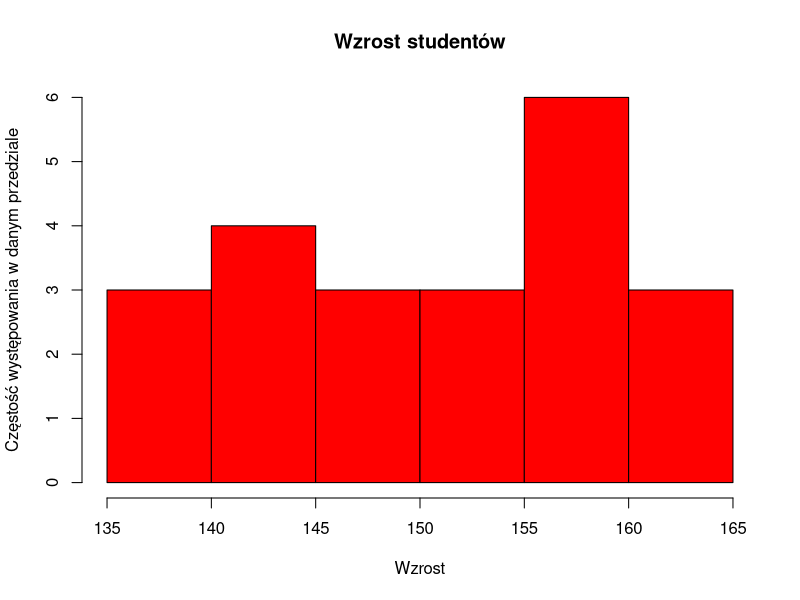

R code for this plot: (Note: this script raises an error after producing the figure.)
dane=c(138.5,138.5,140,141,141,143.5, 145,147,148.5,150,153,154,155,156.5,157,158.5,159,159,159,160.5,161, 162)
summary(dane)
n=length(dane)
##  A ##

#Wykres
hist(dane, main="Wzrost studentów", ylab="Częstość występowania w danym przedziale",xlab='Wzrost', col="red")

##  B ##
#H0: dane mają rozkład normalny
#H1: dane nie mają rozkładu normalnego
shapiro.test(dane)

# p-value = 0.02798, odrzucamy H0 na rzecz H1

##  C ##
library(boot)
N <- 5
norm=stat=numeric(N) 
for (i in 1:N){
  dane1= sample (dane , n, replace=T)
  stat[i] = var(dane1)
  norm[i]=shapiro.test(dane1)$p.value
}
norm
shapiro.test(dane1)
#p<0,05, dane nie mają rozkładu normalnego
library(boot)
N <- 100
stat  <- numeric(N) 
blad=med=sr=od=stat
for (i in 1:N){
  dane1= sample (dane , n, replace=T)
  stat[i] = var(dane1)
  sr[i] = mean(dane1)
  od[i]=sd(dane1)
  med[i]=median(dane1)
  blad[i]=od[i]/sqrt(n)
  
}
#średnie ze wszystkich powtórzeń:
sr
#średnia na podstawie uśrednionej wartości sr:
srednia=mean(sr)
#odchylenia ze wszystkich powtórzeń:
od
#średnia wartość odchylenia ze wszystkich od
odchylenie=mean(od)
#mediana z każdego powtórzenia:
med
#średnia wartość mediany w każdym powtórzeniu
mediana=median(med)

## D ###
# W oparciu o 100 prób bootstrapowych oszacuj średni wzrost
n = length(Studenci)
N = 100
wzrost=numeric(N)
for (i in 1:N){
  StudBoot = sample(Studenci,n,replace = T)
  wzrost[i]=mean(StudBoot)
}
mean(wzrost)

## E ##
# W oparciu o próby bootstrapowe wylosowane w poprzednim kroku oszacuj błąd standardowy i obciążenia dla estymatora średniej z próby

sd(wzrost)/sqrt(length(Studenci))  # oszacowany błąd standardowy
obciazenie=mean(wzrost)-mean(Studenci)
obciazenie # oszacowane obciążenie

## F ##
# Powtórz zadania z punktów d-e dla 200, 500, 1000 i 10000 prób bootstrapowych. Czy precyzja oszacowania zależy od ilości prób bootstrapowych?

Srednie=cbind(c(mean(Studenci),sd(Studenci),mean(Studenci)-mean(Studenci),sd(wzrost)/sqrt(length(Studenci))))
N = c(100,200,500,1000,10000)
for (j in N){
  wzrost=numeric(j)
  for(i in 1:j){
    StudBoot = sample(Studenci,n,replace = T)
    wzrost[i]=mean(StudBoot)}
  Srednie=cbind(Srednie,c(mean(wzrost),sd(wzrost),mean(wzrost)-mean(Studenci),sd(wzrost)/sqrt(length(Studenci))))
}
colnames(Srednie)=c('Nasza proba',N)
rownames(Srednie)=c('Srednia','Odchylenie','Obciazenie',"Błąd Standardowy")
Srednie

## G ##
j=1
obciazenie=numeric(8)
odchylenie=numeric(8)
os_x=numeric(8)
for (N in c(5,10,15,20,25,30,35,40)){
  stat <- numeric(N)
  for (i in 1:N){
    classB = sample(class, n, replace=T)
    stat[i] = median(classB)
  }
  os_x[j] = N
  obciazenie[j] = abs(median(stat)-median(class))
  odchylenie[j] = sd(stat)
  j=j+1
}
plot(os_x, obciazenie)
plot(os_x, odchylenie)
